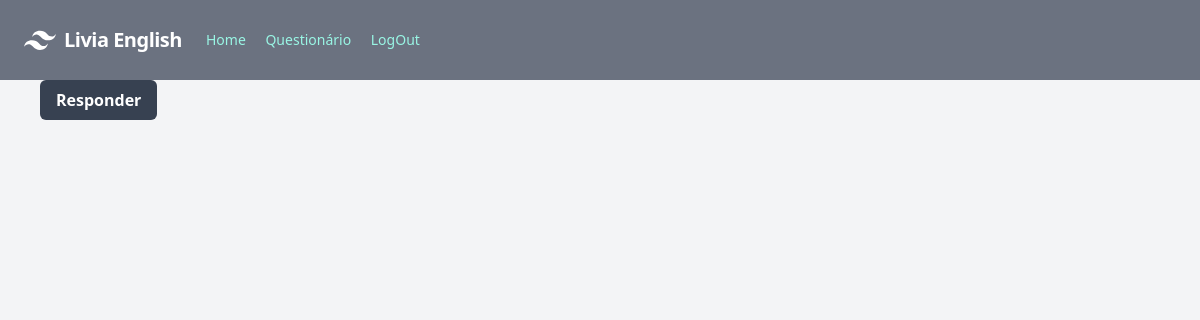
The page /questionario/ on the database as committed earlier.
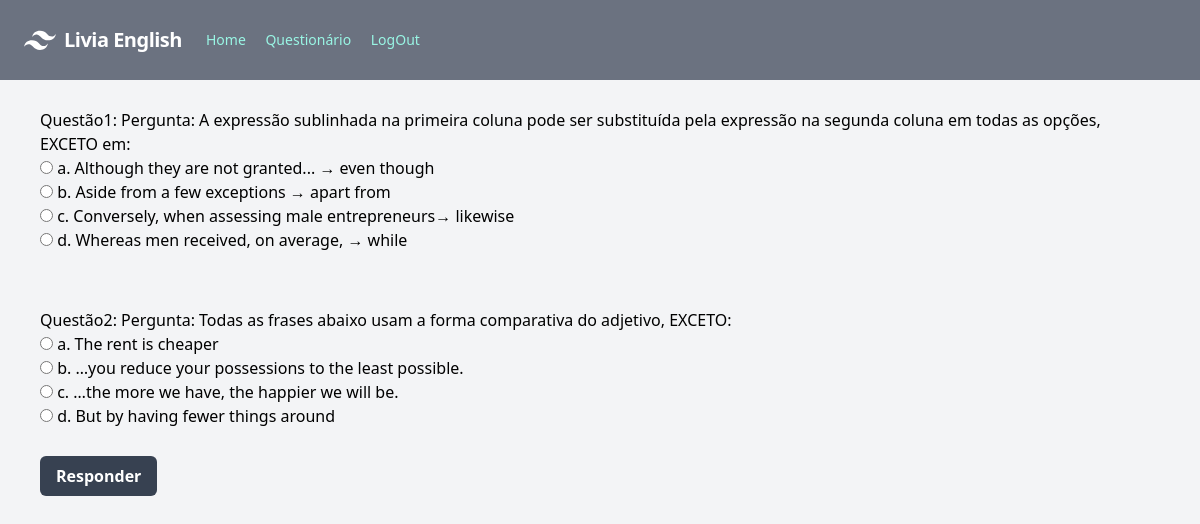
The same page on the database as committed later.
### simuladosingles/models.py (models this page shows)
class Question(models.Model):
    pergunta = models.CharField(max_length=500)
    assertiva1 = models.CharField(max_length=500)
    assertiva2 = models.CharField(max_length=500)
    assertiva3 = models.CharField(max_length=500)
    assertiva4 = models.CharField(max_length=500)
    resposta = models.CharField(max_length=500)

### simuladosingles/views.py (the view)
# urls.py: path('questionario/',views.questionario, name='questionario'),
def questionario(request):
    question_list = Question.objects.order_by("id")
    context = {
        "question_list": question_list,
    }
    return render(request, 'questionario.html',context)

### templates/questionario.html (shortened to what this page needs)
{% extends 'home.html' %}
{% block content %}
<form action="{% url 'resultado_questionario' %}" method="get" class="form-polls">
      {% for question in question_list %}
          <br/>
          <div class="text-left py-1 px-10">
          <fieldset>
              <legend>Questão{{question.id}}: Pergunta: {{ question.pergunta }}</legend>
              <div>
                <input type="radio" id="assertiva" name='{{question.id}}' value="{{question.assertiva1}}"  />
                <label for={{question.id}}a >a. {{ question.assertiva1 }}</label>
              </div>
              <div>
                  <input type="radio" id="assertiva" name='{{question.id}}' value="{{question.assertiva2}}" />
                  <label for={{question.id}}b>b. {{question.assertiva2}}</label>
                </div>
                <div>
                  <input type="radio" id="assertiva" name='{{question.id}}' value="{{question.assertiva3}}" />
                  <label for={{question.id}}c >c. {{question.assertiva3}}</label>
                </div>
                <div>
                  <input type="radio" id="assertiva" name='{{question.id}}' value="{{question.assertiva4}}" />
                  <label for={{question.id}}d>d. {{question.assertiva4}}</label>
                </div>
          </fieldset>
        </div>
       <br/>
      {% endfor %}
      <input class="bg-gray-700 ml-10 mb-10 hover:bg-blue-600 text-white font-semibold rounded-md py-2 px-4 w-50" type="submit" value="Responder" />
    </form>
{% endblock %}

### templates/home.html (shortened to what this page needs)
<!DOCTYPE html>
<html lang="pt-br"></html>
    <head>
        <script src="https://cdn.tailwindcss.com"></script>
    </head>
    <body>
        <div class="bg-gray-100 h-screen ">
        {% block nav %}
    <nav class="nav">
        <nav class="flex items-center justify-between flex-wrap bg-gray-500 p-6">
            <div class="flex items-center flex-shrink-0 text-white mr-6">
              <span class="font-semibold text-xl tracking-tight">Livia English</span>
            </div>
            <div class="w-full block flex-grow lg:flex lg:items-center lg:w-auto">
              <div class="text-sm lg:flex-grow">
                <a href="{% url 'home' %}" class="block mt-4 lg:inline-block lg:mt-0 text-teal-200 hover:text-white mr-4">
                  Home
                </a>
                <a href="{% url 'questionario' %}" class="block mt-4 lg:inline-block lg:mt-0 text-teal-200 hover:text-white mr-4">
                  Questionário
                </a>
                <a href="{% url 'login' %}" class="block mt-4 lg:inline-block lg:mt-0 text-teal-200 hover:text-white">
                    LogOut
                </a>
              </div>
            </div>
          </nav>
    </nav>
    {% endblock %}
        {% block content %}{% endblock %}
       </div>
    </body>
</html>

Rows that differ between the two databases and show on the page:
added Question: id "1", pergunta "A expressão sublinhada na primeira coluna pode ser substituída pela expressão na segunda coluna em todas as opções, EXCETO em:", assertiva1 "Although they are not granted... → even though", assertiva2 "Aside from a few exceptions → apart from", assertiva3 "Conversely, when assessing male entrepreneurs→ likewise", assertiva4 "Whereas men received, on average, → while"
added Question: id "2", pergunta "Todas as frases abaixo usam a forma comparativa do adjetivo, EXCETO:", assertiva1 "The rent is cheaper", assertiva2 "…you reduce your possessions to the least possible.", assertiva3 "…the more we have, the happier we will be.", assertiva4 "But by having fewer things around"
